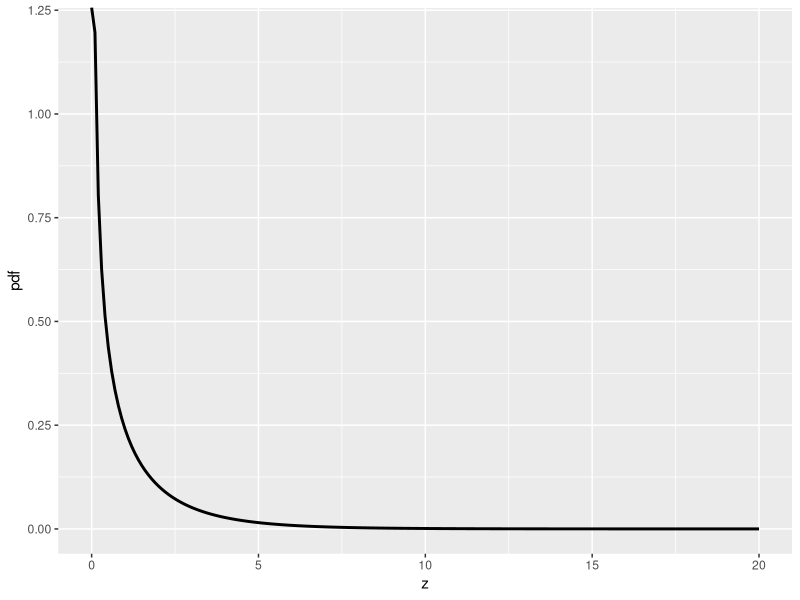
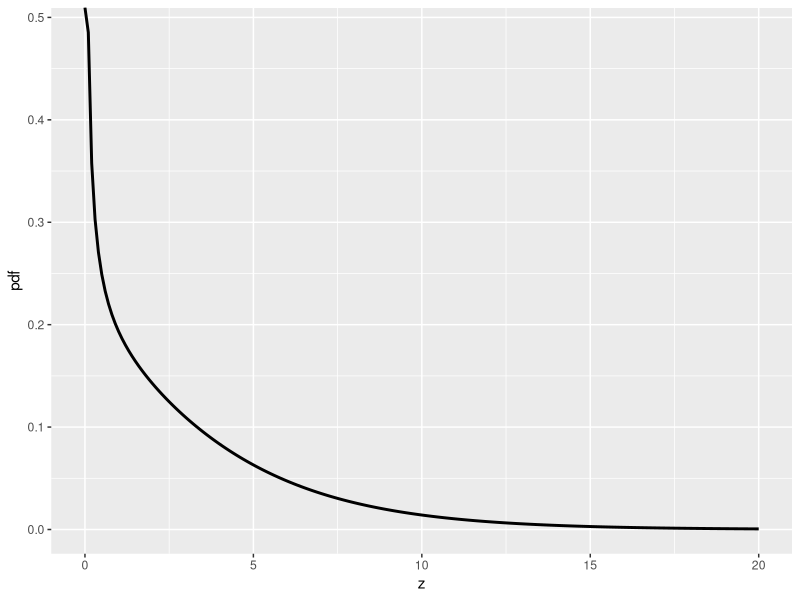
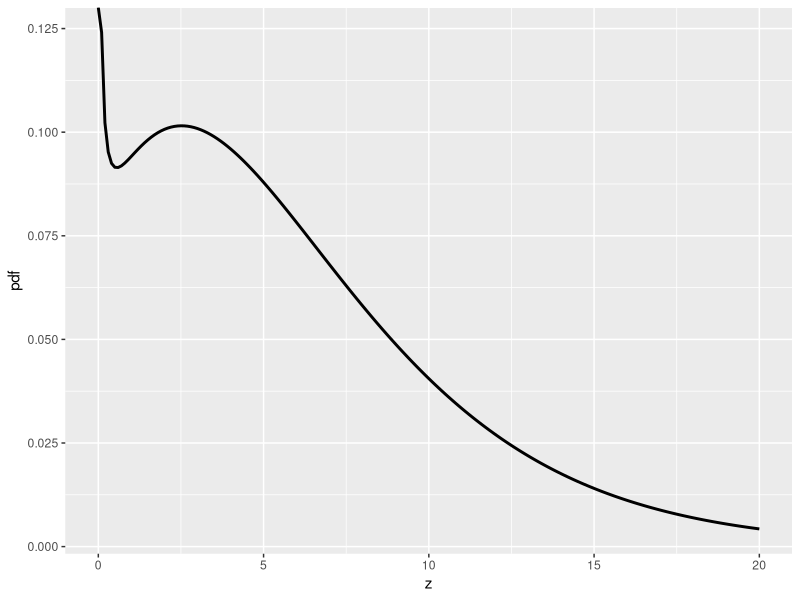
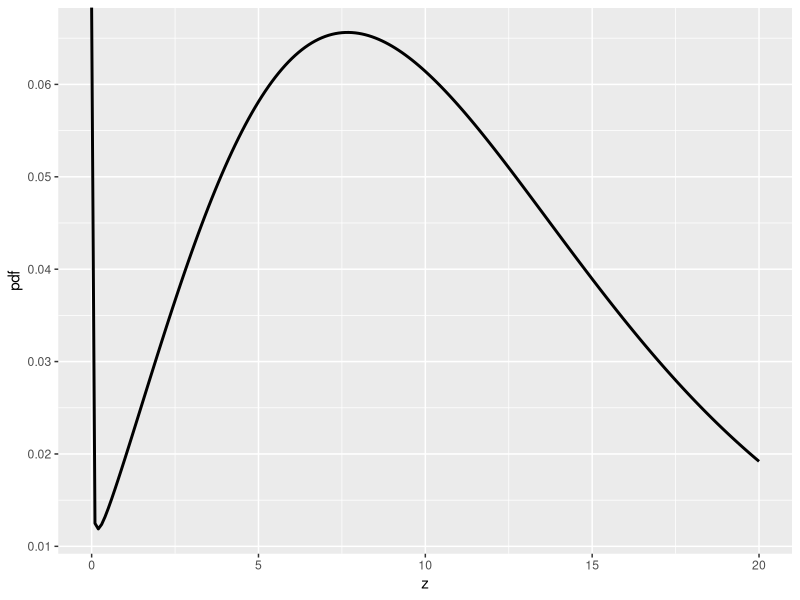

These figures' R source, in order:
rm(list = ls()) #mainNonCentralF.R 
library(ggplot2)
alpha  <- 0.05
ndf <- 1
ddf <- 100
ncpArr <- c(0,2,5,10)
fCrit <- qf(1-alpha, ndf,ddf)
rfCrit <- round(fCrit, 3)
cat("critical value for rejecting NH:", fCrit,"\n")
x <- seq(0, 20, 0.1)
for (i in 1:length(ncpArr))
{
  pdf <- df(x,ndf,ddf,ncp=ncpArr[i])
  cat("ndf = ", ndf, ", ddf = ", ddf, 
      "\nncp = ", ncpArr[i], "\nprob > fCrit = ", 
      1-pf(fCrit, ndf, ddf, ncp = ncpArr[i]), "\n")
  plotCurve <- data.frame(x = x, pdf = pdf)
  yMax <- 1 
  fText <- paste0("F[list(1-",as.character(alpha), 
                  ",", ndf, ",", ddf, ")] == ", rfCrit)
  p <- ggplot() + 
    geom_line(
      data = plotCurve, 
      mapping = aes(x = x, y = pdf), size = 1) + 
    xlab("z")
  print(p)
  next
}